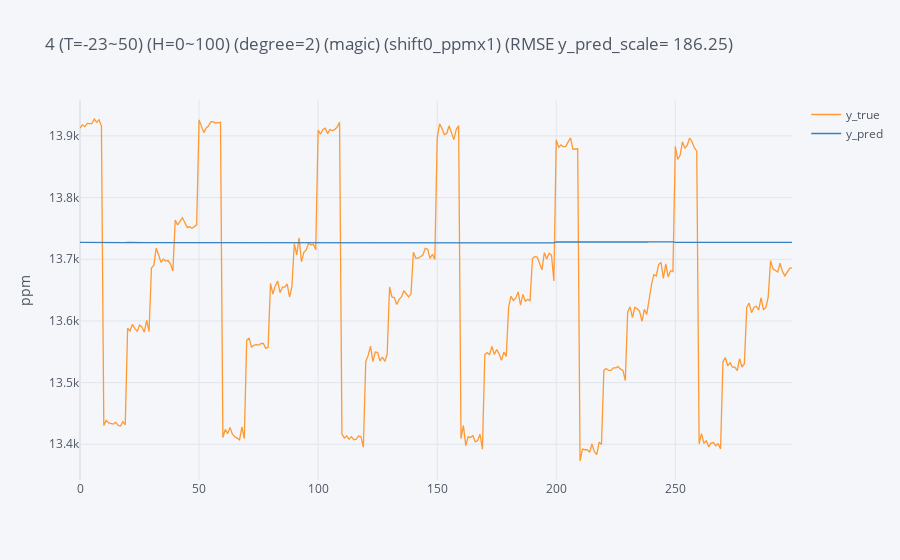
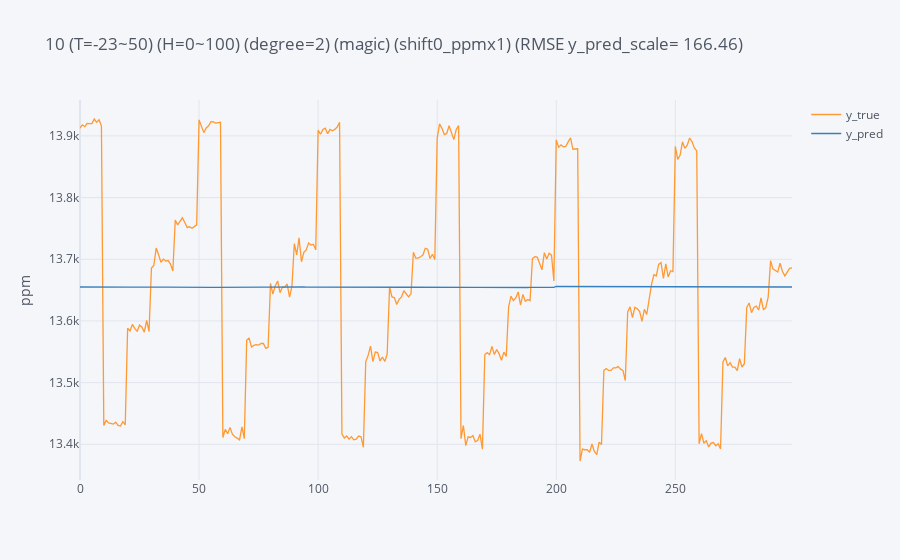
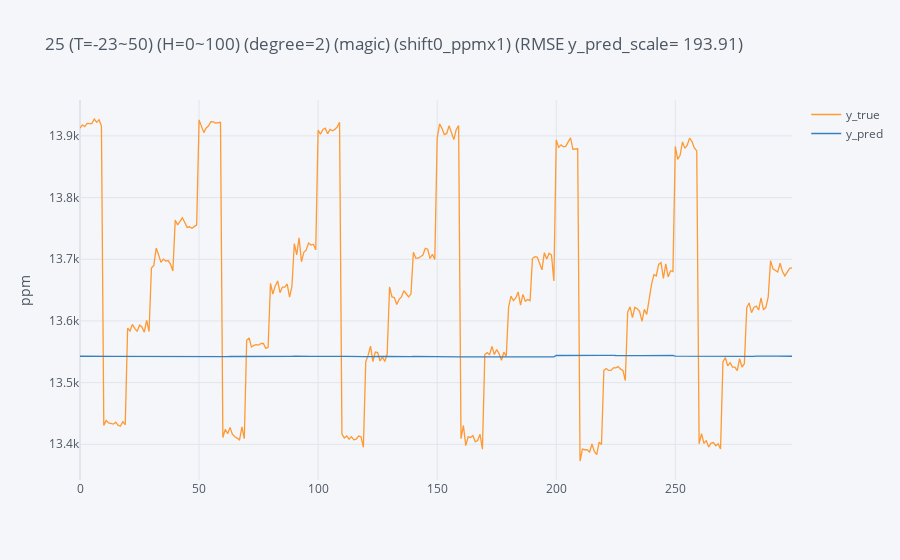
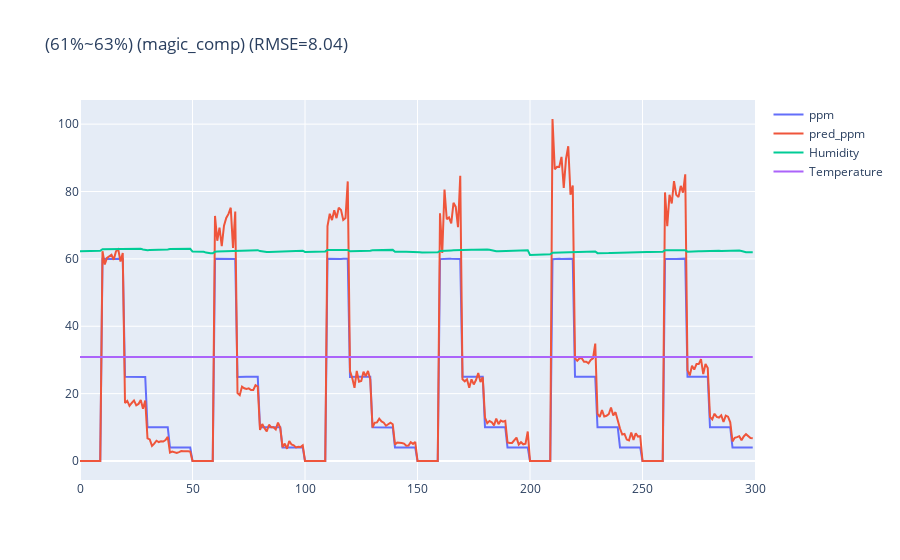

Source (notebook cell) for these figures, in order:
### Code cell
# load training data
dk_0C = df_0C.copy().reset_index(drop=True)
dk_10C = df_10C.copy().reset_index(drop=True)
dk_20C = df_20C.copy().reset_index(drop=True)
dk_30C = df_30C.copy().reset_index(drop=True)
dk_40C = df_40C.copy().reset_index(drop=True)

# copy testing data
dk_test_30C = df_test_30C.copy().reset_index(drop=True)
dk_test_30C_2 = df_test_30C_2.copy().reset_index(drop=True)
dk_test_30C_3 = df_test_30C_3.copy().reset_index(drop=True)
dk_test_30C_4 = df_test_30C_4.copy().reset_index(drop=True)
dk_test_30C_5 = df_test_30C_5.copy().reset_index(drop=True)
dk_test_30C_6 = df_test_30C_6.copy().reset_index(drop=True)

#setting temperature range
'''dict = {temp. 1 : ([training data1, data2], [blind test data1, data2], white_card_std data)}'''

temp_data_dict = { 

    # 0~40C
    'temp. 1': ([dk_0C, dk_10C, dk_20C, dk_30C, dk_40C], [
                                                          dk_test_30C, 
                                                          dk_test_30C_2, 
                                                          dk_test_30C_3, 
                                                          dk_test_30C_4, 
                                                          dk_test_30C_5,
                                                          dk_test_30C_6
                                                         ]),



                  } 
    
# implement temp. range loop
for temp_data, temp_blind_test in temp_data_dict.values():
    

    # plot each model 4D data
#             module_4D.plot_4D_multi_model(temp_data, temp_blind_test, channel_list, sensor_number)

    # concate training data        
    df_all = pd.concat(temp_data).reset_index(drop=True)
    df_test = pd.concat(temp_blind_test).reset_index(drop=True)   
    
    # 取0ppm資料
    dk_all_0ppm = df_all[df_all['ppm']<1].copy()

    # 取4ppm資料
    dk_all_4ppm = df_all[(df_all['ppm']>3)&(df_all['ppm']<5)].copy()
    
    # 取10ppm資料
    dk_all_10ppm = df_all[(df_all['ppm']>9)&(df_all['ppm']<11)].copy()

    # 取25ppm資料
    dk_all_25ppm = df_all[(df_all['ppm']>24)&(df_all['ppm']<26)].copy()
    
    # 取60ppm資料
    dk_all_60ppm = df_all[(df_all['ppm']>59)&(df_all['ppm']<61)].copy()

    
    dk_data_dict = {
#                     0:(dk_all_0ppm),
                    4:(dk_all_4ppm),
                    10:(dk_all_10ppm),
                    25:(dk_all_25ppm),
#                     60:(dk_all_60ppm)
               }
    

    #training model for 0ppm, 10ppm, 60ppm surface
    surf_coef_list = []                           # store ppm surface coefficient
    for ppm, ppm_data in dk_data_dict.items():

        dk_data = ppm_data
        y_train = dk_data[train_channel] + shift 
        x_train = dk_data[['Temperature', 'Humidity']]
        y_test = df_test[test_channel]
        x_test = df_test[['Temperature', 'Humidity']]

#             channels = train_channel

        #開始計算濃度平面 model by Ridge regression
#         step = humidity_step
        os.chdir(path)              
        loss_list = []
        loss_each_step_list = []
        sensor = model.model(folder_name=folder_name,
                             sensor_number=sensor_number,
                             channel=train_channel,
                             x_train=x_train, 
                             y_train=y_train, 
                             x_test=x_test, 
                             y_test=y_test, 
                             model_name=model_name, 
                             degree=degree,
                             step=humidity_step,
                             output_modify=output_modify,
                             shift=shift,            
                             multiple=multiple,
                             ppm=ppm,
                             humidity_feature=sensor_humidity_feature                             
                             )
        sensor.regression()
        intercept_and_coefficient = sensor.save_sensor_side_coef()
#         print(intercept_and_coefficient)
#         sensor.loss()
#         loss_each_step = sensor.loss_each_step()    
        sensor.plot()
#         sensor.save_plot()
#         sensor.coef()
        
        surf_coef_list.append(intercept_and_coefficient) 
   
    test_data = df_test[[test_channel, 'Temperature', 'Humidity', 'ppm']]
    ppm_list = []
    for index, row in test_data.iterrows():
        signal, temperature, humidity, _ = row
#         signal_0ppm = interpolation.calculate_ppm_surface_signal(surf_coef_list[0], x0=temperature, x1=humidity, degree=degree)
        signal_4ppm = interpolation.calculate_ppm_surface_signal(surf_coef_list[0], x0=temperature, x1=humidity, degree=degree)
        signal_10ppm = interpolation.calculate_ppm_surface_signal(surf_coef_list[1], x0=temperature, x1=humidity, degree=degree)
        signal_25ppm = interpolation.calculate_ppm_surface_signal(surf_coef_list[2], x0=temperature, x1=humidity, degree=degree)
#         signal_60ppm = interpolation.calculate_ppm_surface_signal(surf_coef_list[4], x0=temperature, x1=humidity, degree=degree)
        

#         print(signal_0ppm, signal_10ppm, signal_60ppm)
        
        signal_ppm_dict = {
#                              0:signal_0ppm,
                             4:signal_4ppm,
                            10:signal_10ppm,
                            25:signal_25ppm,
#                             60:signal_60ppm,
                           }

        if interpolation_model == 'linear':
            ppm = interpolation.linear_interpolation(signal_ppm_dict, signal, 4, 10, 25)
            
        elif interpolation_model == 'log':
            ppm = interpolation.log_interpolation(signal_ppm_dict, signal, 4, 10, 25)
            
        ppm_list.append(ppm)

    # RMSE
    rmse_test = np.sqrt(mean_squared_error(ppm_list, test_data['ppm'])).round(2)

    # Interpolation prediction result    
    predict_test_data = test_data.copy()
    predict_test_data['pred_ppm'] = ppm_list
    temp = int(predict_test_data['Temperature'].mean())
    hum_min = int(predict_test_data['Humidity'].min())
    hum_max = int(predict_test_data['Humidity'].max())
    title = '({}%~{}%) ({}) (RMSE={})'.format(hum_min, hum_max, test_channel, rmse_test)
    
    # plot prediction result
#     predict_test_data.iplot(kind='scatter', y=['ppm', 'pred_ppm', 'Humidity', 'Temperature'], title=title)
    plot_data = []
    trace_ppm = go.Scatter(y=predict_test_data['ppm'], name='ppm')
    plot_data.append(trace_ppm)
    
    trace_pred_ppm = go.Scatter(y=predict_test_data['pred_ppm'], name='pred_ppm')
    plot_data.append(trace_pred_ppm)

    trace_RH = go.Scatter(y=predict_test_data['Humidity'], name='Humidity')
    plot_data.append(trace_RH)

    trace_temp = go.Scatter(y=predict_test_data['Temperature'], name='Temperature')
    plot_data.append(trace_temp)

    layout = go.Layout(xaxis=dict(range=[0, predict_test_data.shape[0]]), title=title)

    fig = go.Figure(data=plot_data, layout=layout)
    fig.show()
    
    # save figure
    savePath = os.path.join(os.getcwd(), folder_name)
    filename = '({}%~{}%)({})(shift {})(RMSE={})'.format(hum_min, hum_max, test_channel, shift ,rmse_test)
    fig.write_image(savePath + '/' + filename + '.jpeg', width=1280, height=720)

### Figure 1 — Plotly figure (JSON) as saved in the notebook; plotly's stock layout.template omitted (floating-point values rounded to 4 significant figures; data arrays with more than 128 entries replaced by an {"elided": "..."} marker saying what was removed)
{"data": [{"line": {"color": "rgba(255, 153, 51, 1.0)", "dash": "solid", "shape": "linear", "width": 1.3}, "mode": "lines", "name": "y_true", "text": "", "type": "scatter", "x": {"elided": "300 int values"}, "y": {"elided": "300 float values"}}, {"line": {"color": "rgba(55, 128, 191, 1.0)", "dash": "solid", "shape": "linear", "width": 1.3}, "mode": "lines", "name": "y_pred", "text": "", "type": "scatter", "x": {"elided": "300 int values"}, "y": {"elided": "300 float values"}}], "layout": {"legend": {"bgcolor": "#F5F6F9", "font": {"color": "#4D5663"}}, "paper_bgcolor": "#F5F6F9", "plot_bgcolor": "#F5F6F9", "title": {"font": {"color": "#4D5663"}, "text": "4 (T=-23~50) (H=0~100) (degree=2) (magic) (shift0_ppmx1) (RMSE y_pred_scale= 186.25)"}, "xaxis": {"gridcolor": "#E1E5ED", "showgrid": true, "tickfont": {"color": "#4D5663"}, "title": {"font": {"color": "#4D5663"}, "text": ""}, "zerolinecolor": "#E1E5ED"}, "yaxis": {"gridcolor": "#E1E5ED", "showgrid": true, "tickfont": {"color": "#4D5663"}, "title": {"font": {"color": "#4D5663"}, "text": "ppm"}, "zerolinecolor": "#E1E5ED"}}}

### Figure 2 — Plotly figure (JSON) as saved in the notebook; plotly's stock layout.template omitted (floating-point values rounded to 4 significant figures; data arrays with more than 128 entries replaced by an {"elided": "..."} marker saying what was removed)
{"data": [{"line": {"color": "rgba(255, 153, 51, 1.0)", "dash": "solid", "shape": "linear", "width": 1.3}, "mode": "lines", "name": "y_true", "text": "", "type": "scatter", "x": {"elided": "300 int values"}, "y": {"elided": "300 float values"}}, {"line": {"color": "rgba(55, 128, 191, 1.0)", "dash": "solid", "shape": "linear", "width": 1.3}, "mode": "lines", "name": "y_pred", "text": "", "type": "scatter", "x": {"elided": "300 int values"}, "y": {"elided": "300 float values"}}], "layout": {"legend": {"bgcolor": "#F5F6F9", "font": {"color": "#4D5663"}}, "paper_bgcolor": "#F5F6F9", "plot_bgcolor": "#F5F6F9", "title": {"font": {"color": "#4D5663"}, "text": "10 (T=-23~50) (H=0~100) (degree=2) (magic) (shift0_ppmx1) (RMSE y_pred_scale= 166.46)"}, "xaxis": {"gridcolor": "#E1E5ED", "showgrid": true, "tickfont": {"color": "#4D5663"}, "title": {"font": {"color": "#4D5663"}, "text": ""}, "zerolinecolor": "#E1E5ED"}, "yaxis": {"gridcolor": "#E1E5ED", "showgrid": true, "tickfont": {"color": "#4D5663"}, "title": {"font": {"color": "#4D5663"}, "text": "ppm"}, "zerolinecolor": "#E1E5ED"}}}

### Figure 3 — Plotly figure (JSON) as saved in the notebook; plotly's stock layout.template omitted (floating-point values rounded to 4 significant figures; data arrays with more than 128 entries replaced by an {"elided": "..."} marker saying what was removed)
{"data": [{"line": {"color": "rgba(255, 153, 51, 1.0)", "dash": "solid", "shape": "linear", "width": 1.3}, "mode": "lines", "name": "y_true", "text": "", "type": "scatter", "x": {"elided": "300 int values"}, "y": {"elided": "300 float values"}}, {"line": {"color": "rgba(55, 128, 191, 1.0)", "dash": "solid", "shape": "linear", "width": 1.3}, "mode": "lines", "name": "y_pred", "text": "", "type": "scatter", "x": {"elided": "300 int values"}, "y": {"elided": "300 float values"}}], "layout": {"legend": {"bgcolor": "#F5F6F9", "font": {"color": "#4D5663"}}, "paper_bgcolor": "#F5F6F9", "plot_bgcolor": "#F5F6F9", "title": {"font": {"color": "#4D5663"}, "text": "25 (T=-23~50) (H=0~100) (degree=2) (magic) (shift0_ppmx1) (RMSE y_pred_scale= 193.91)"}, "xaxis": {"gridcolor": "#E1E5ED", "showgrid": true, "tickfont": {"color": "#4D5663"}, "title": {"font": {"color": "#4D5663"}, "text": ""}, "zerolinecolor": "#E1E5ED"}, "yaxis": {"gridcolor": "#E1E5ED", "showgrid": true, "tickfont": {"color": "#4D5663"}, "title": {"font": {"color": "#4D5663"}, "text": "ppm"}, "zerolinecolor": "#E1E5ED"}}}

### Figure 4 — Plotly figure (JSON) as saved in the notebook; plotly's stock layout.template omitted (floating-point values rounded to 4 significant figures; data arrays with more than 128 entries replaced by an {"elided": "..."} marker saying what was removed)
{"data": [{"name": "ppm", "type": "scatter", "y": {"elided": "300 float values"}}, {"name": "pred_ppm", "type": "scatter", "y": {"elided": "300 float values"}}, {"name": "Humidity", "type": "scatter", "y": {"elided": "300 float values"}}, {"name": "Temperature", "type": "scatter", "y": {"elided": "300 float values"}}], "layout": {"title": {"text": "(61%~63%) (magic_comp) (RMSE=8.04)"}, "xaxis": {"range": [0, 300]}}}
